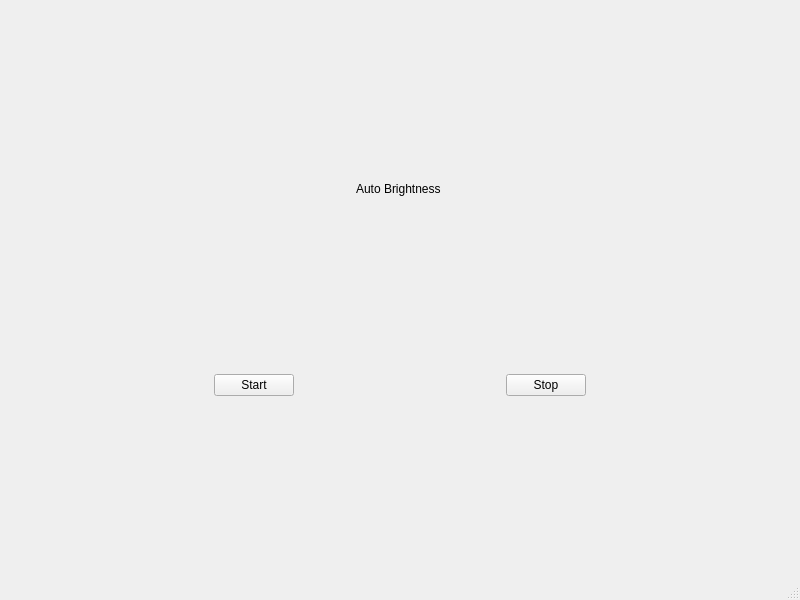
<?xml version="1.0" encoding="UTF-8"?>
<ui version="4.0">
 <class>MainWindow</class>
 <widget class="QMainWindow" name="MainWindow">
  <property name="geometry">
   <rect>
    <x>0</x>
    <y>0</y>
    <width>800</width>
    <height>600</height>
   </rect>
  </property>
  <property name="windowTitle">
   <string>MainWindow</string>
  </property>
  <widget class="QWidget" name="centralwidget">
   <layout class="QVBoxLayout" name="verticalLayout">
    <item>
     <spacer name="verticalSpacer_3">
      <property name="orientation">
       <enum>Qt::Orientation::Vertical</enum>
      </property>
      <property name="sizeHint" stdset="0">
       <size>
        <width>20</width>
        <height>40</height>
       </size>
      </property>
     </spacer>
    </item>
    <item>
     <widget class="QLabel" name="label">
      <property name="text">
       <string>Auto Brightness </string>
      </property>
      <property name="alignment">
       <set>Qt::AlignmentFlag::AlignCenter</set>
      </property>
     </widget>
    </item>
    <item>
     <spacer name="verticalSpacer_2">
      <property name="orientation">
       <enum>Qt::Orientation::Vertical</enum>
      </property>
      <property name="sizeHint" stdset="0">
       <size>
        <width>20</width>
        <height>40</height>
       </size>
      </property>
     </spacer>
    </item>
    <item>
     <layout class="QHBoxLayout" name="horizontalLayout">
      <item>
       <spacer name="horizontalSpacer_2">
        <property name="orientation">
         <enum>Qt::Orientation::Horizontal</enum>
        </property>
        <property name="sizeHint" stdset="0">
         <size>
          <width>40</width>
          <height>20</height>
         </size>
        </property>
       </spacer>
      </item>
      <item>
       <widget class="QPushButton" name="pushButton">
        <property name="text">
         <string>Start</string>
        </property>
       </widget>
      </item>
      <item>
       <spacer name="horizontalSpacer">
        <property name="orientation">
         <enum>Qt::Orientation::Horizontal</enum>
        </property>
        <property name="sizeHint" stdset="0">
         <size>
          <width>40</width>
          <height>20</height>
         </size>
        </property>
       </spacer>
      </item>
      <item>
       <widget class="QPushButton" name="pushButton_2">
        <property name="text">
         <string>Stop</string>
        </property>
       </widget>
      </item>
      <item>
       <spacer name="horizontalSpacer_3">
        <property name="orientation">
         <enum>Qt::Orientation::Horizontal</enum>
        </property>
        <property name="sizeHint" stdset="0">
         <size>
          <width>40</width>
          <height>20</height>
         </size>
        </property>
       </spacer>
      </item>
     </layout>
    </item>
    <item>
     <spacer name="verticalSpacer">
      <property name="orientation">
       <enum>Qt::Orientation::Vertical</enum>
      </property>
      <property name="sizeHint" stdset="0">
       <size>
        <width>20</width>
        <height>40</height>
       </size>
      </property>
     </spacer>
    </item>
   </layout>
  </widget>
  <widget class="QMenuBar" name="menubar">
   <property name="geometry">
    <rect>
     <x>0</x>
     <y>0</y>
     <width>800</width>
     <height>18</height>
    </rect>
   </property>
  </widget>
  <widget class="QStatusBar" name="statusbar"/>
 </widget>
 <resources/>
 <connections/>
</ui>
